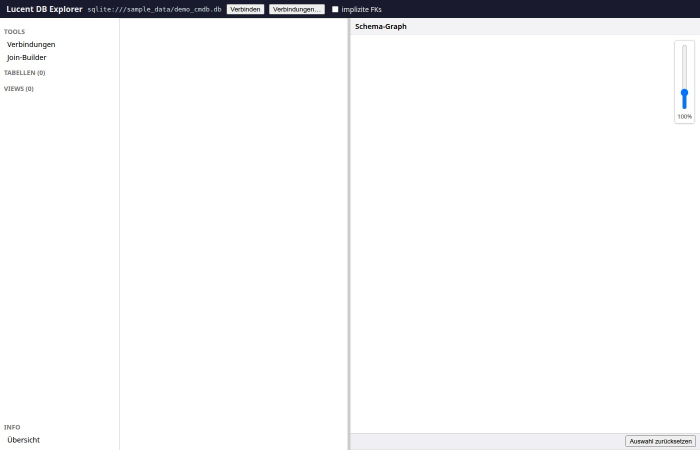
#> input picture mail/Screenshot_01_luDBxP.jpg, 1400 x 900 px (shown at 1/2 size); its folder holds only this picture in this run
$ python make_poster.py
#> lines starting #> are read from the running program, lines starting #| are printed output that depends on the picture
#!/usr/bin/env python3
"""KANONISCHE Vorlage — A0-Projektposter-Generator (Pillow, kein externer Dienst).

Quelle der Wahrheit für `<project>/tools/make_poster.py`. Siehe
`.pattern/project-poster.pattern` für den Gesamt-Workflow (ADB-Screenshots, Diagramme
via mmdc→PNG, Build). Beim Einsatz in ein Projekt kopieren und NUR den PROJEKT-KONFIG-Block
unten anpassen. Etabliert in lucent-app-snoocount + lucent-app-libreDrive.

Layout: Titel oben · Screenshot-Raster (auto-skaliert, Index-Badges) · Diagramme ·
unten zwei gerahmte Boxen mit gleicher Ober-/Unterkante: links Insights (KANON:
gefülltes Kachel-Raster — Commits/aktive Tage/Streak/Tests + je Commit-Art eine
Kachel, aus project-activity.json), rechts Schriftfeld.

Eingaben (alle in <ROOT>/mail/):
  - Screenshots:  Screenshot_*luDBxP.jpg  (per Playwright; siehe project-poster.pattern A)
  - Diagramm 1:   diagramm-ap-ueberblick.jpg     (AP-Überblick, via mmdc aus .mmd)
  - Diagramm 2:   diagramm-gantt-zeitleiste.jpg  (Gantt, via mmdc aus .mmd)
"""
import glob
import json
import math
import os
from PIL import Image, ImageDraw, ImageFont

# ╔══════════════════════════════════════════════════════════════════════════╗
# ║  PROJEKT-KONFIG — beim Einsatz in ein Projekt NUR diesen Block anpassen.   ║
# ╚══════════════════════════════════════════════════════════════════════════╝
ROOT          = "/home/meagle/Dokumente/_Projects/lucent-job-luDBxP"
DISPLAY_NAME  = "LucentTools DB Explorer"               # Titel + Schriftfeld-Kopf
SUBTITLE_BASE = "FK-Graph · Join-Pfad-Builder · read-only SQL · Python/Flask"  # vor „ vX.Y.Z · … · Stand …"
APP_VERSION   = "0.3.1"                            # bei jedem Bump anpassen
POSTER_DATE   = "2026-06-26"
AUTHOR        = "Tobias Philipp"
GITHUB        = "github.com/monoeagle"
SCREENSHOT_GLOB = "Screenshot_*luDBxP.jpg"         # Querformat-Browser-Screenshots
# Pfad zum Doku-Aktivitäts-JSON (für Insights-Block); relativ zu ROOT:
ACTIVITY_JSON = "luDBxP-docs/docs/_data/project-activity.json"
OUTPUT_BASENAME = "LucentDBExplorer-Projektposter-A0"
SUBTITLE = f"{SUBTITLE_BASE} v{APP_VERSION} · App-Screens & Arbeitspakete · Stand {POSTER_DATE}"
# ── Ende Konfig ──────────────────────────────────────────────────────────────

MAIL = os.path.join(ROOT, "mail")

# --- A0 hochkant @ 150 dpi ---
DPI = 150
W, H = 4967, 7022
MARGIN = 120
FRAME = 46
GAP = 44
COLS = 4  # Querformat-Browser-Screenshots: 4 Spalten (1400x900 Viewport)

# Browser-App (kein Android): keine System-Leisten zu croppen
CROP_TOP = 0
CROP_BOTTOM = 0

INK = (24, 26, 34)
GRAY = (110, 116, 130)
LINE = (60, 64, 78)
SWATCH = {"done": (31, 111, 60), "wip": (122, 92, 0), "plan": (44, 53, 80)}

FB = "/usr/share/fonts/truetype/dejavu/DejaVuSans-Bold.ttf"
FR = "/usr/share/fonts/truetype/dejavu/DejaVuSans.ttf"
FM = "/usr/share/fonts/truetype/dejavu/DejaVuSansMono.ttf"
def f(path, size): return ImageFont.truetype(path, size)

# Insights-Kennzahlen aus dem Doku-Aktivitäts-JSON (wie auf der Doku-Startseite).
PILL_BG = {
    "feat": (216, 240, 222), "fix": (244, 219, 219), "docs": (214, 240, 232),
    "refactor": (245, 232, 206), "chore": (228, 228, 232), "build": (228, 228, 232),
    "other": (228, 228, 232), "perf": (255, 231, 204),
}

def load_stats():
    """stats-Block aus dem Doku-Aktivitäts-JSON (oder None)."""
    p = os.path.join(ROOT, ACTIVITY_JSON)
    try:
        with open(p, encoding="utf-8") as fh:
            return json.load(fh).get("stats")
    except OSError:
        return None

canvas = Image.new("RGB", (W, H), "white")
#> canvas: PIL image 4967x7022 RGB; every value is 255
d = ImageDraw.Draw(canvas)

# Rahmen (technische Zeichnung)
d.rectangle([FRAME, FRAME, W - FRAME, H - FRAME], outline=LINE, width=4)
d.rectangle([FRAME + 10, FRAME + 10, W - FRAME - 10, H - FRAME - 10], outline=(180, 184, 196), width=2)

cx0, cx1 = MARGIN, W - MARGIN
content_w = cx1 - cx0

# --- Ueberschrift ---
title_font = f(FB, 132)
sub_font = f(FR, 54)
y = MARGIN + 6
d.text((cx0, y), f"{DISPLAY_NAME} — Projektposter", font=title_font, fill=INK)
y += 150
d.text((cx0, y), SUBTITLE, font=sub_font, fill=GRAY)
y += 78
d.line([cx0, y, cx1, y], fill=LINE, width=3)
heading_bottom = y + 8

def load_shot(path):
    """Screenshot laden + Android-System-Leisten oben/unten abschneiden."""
#> called with path = 'mail/Screenshot_01_luDBxP.jpg'
    im = Image.open(path)
#> im is the input picture: PIL image 1400x900 RGB; mean R, G, B 245.2, 245.3, 246.1
    w, h = im.size
    top = min(CROP_TOP, h)
    bot = max(top + 1, h - CROP_BOTTOM)
    return im.crop((0, top, w, bot))

def fit(img, bw, bh):
    iw, ih = img.size
    s = min(bw / iw, bh / ih)
    return img.resize((max(1, int(iw * s)), max(1, int(ih * s))), Image.LANCZOS)

def paste_framed(img, bx, by, bw, bh):
    im = fit(img, bw, bh)
    px = bx + (bw - im.width) // 2
    py = by + (bh - im.height) // 2
    canvas.paste(im, (px, py))
    d.rectangle([px - 2, py - 2, px + im.width + 1, py + im.height + 1], outline=(150, 154, 166), width=2)
    return px, py, im.width, im.height

# --- Bilder einsammeln ---
shots = sorted(glob.glob(os.path.join(MAIL, SCREENSHOT_GLOB)))
diagrams = [
    (os.path.join(MAIL, "diagramm-architektur.jpg"), "Systemüberblick · UI → Flask-API → Core-Layer"),
    (os.path.join(MAIL, "diagramm-ap-ueberblick.jpg"), "Arbeitspakete im Überblick · 3 Phasen (Fundament · UI/Daten · Features)"),
]
diagrams = [(p, c) for p, c in diagrams if os.path.exists(p)]

# --- Titelblock (Schriftfeld) unten rechts — Koordinaten vorab fuer Layout-Baender ---
tb_w, tb_h = 2180, 660
tb_x1, tb_y1 = cx1, H - MARGIN
tb_x0, tb_y0 = tb_x1 - tb_w, tb_y1 - tb_h

# --- Diagramme OBEN: Architektur (volle Breite) + AP-Band darunter ---
cap_h = 60
DIAG_GAP = 70
cap_font = f(FB, 46)
loaded = [(Image.open(p), cap) for p, cap in diagrams]
diag_top = heading_bottom + 54
diag_bottom = diag_top
if loaded:
    # Volle Inhaltsbreite; nur skalieren, falls die Bänder zu hoch würden, damit
    # das Screenshot-Raster darunter Platz behält (max. ~62% der Restfläche).
    diag_natural = sum(cap_h + int(content_w * im.size[1] / im.size[0]) for im, _ in loaded) + 60 * len(loaded)
    diag_band_max = int((tb_y0 - diag_top) * 0.62)
    scale = min(1.0, diag_band_max / diag_natural) if diag_natural > 0 else 1.0
    dw = int(content_w * scale)
    dx = cx0 + (content_w - dw) // 2
    dy = diag_top
    for im, cap in loaded:
        d.text((dx, dy), cap, font=cap_font, fill=INK)
        dyc = dy + cap_h
        dh = int(dw * im.size[1] / im.size[0])
        paste_framed(im, dx, dyc, dw, dh)
        dy = dyc + dh + 60
    diag_bottom = dy

# --- Screenshot-Raster DARUNTER (4-spaltig, füllt bis zum Titelblock) ---
grid_top = diag_bottom + DIAG_GAP
grid_band_h = tb_y0 - DIAG_GAP - grid_top
grid_bottom = grid_top
if shots:
    col_w = (content_w - (COLS - 1) * GAP) // COLS
    sample = load_shot(shots[0]); asp = sample.size[0] / sample.size[1]
    cell_h = col_w / asp
    n = len(shots)
    rows = math.ceil(n / COLS)
    natural_h = rows * cell_h + (rows - 1) * GAP
    gscale = min(1.0, grid_band_h / natural_h) if natural_h > 0 else 1.0
    col_w = int(col_w * gscale)
    cell_h = int(cell_h * gscale)
    idx_font = f(FB, max(22, int(40 * gscale)))
    for i, p in enumerate(shots):
        r, c = divmod(i, COLS)
        items_in_row = COLS if (r < rows - 1 or n % COLS == 0) else n % COLS
        row_w = items_in_row * col_w + (items_in_row - 1) * GAP
        row_x0 = cx0 + (content_w - row_w) // 2
        bx = row_x0 + c * (col_w + GAP)
        by = grid_top + r * (cell_h + GAP)
        px, py, iw, ih = paste_framed(load_shot(p), bx, by, col_w, cell_h)
#> in fit, `iw, ih = img.size`: iw = 1400; ih = 900
#> in fit, `s = min(bw / iw, bh / ih)`: s = 0.82
#> in fit, `return img.resize((max(1, int(iw * s)), max(1, int(ih * s))), Image.LA..`:
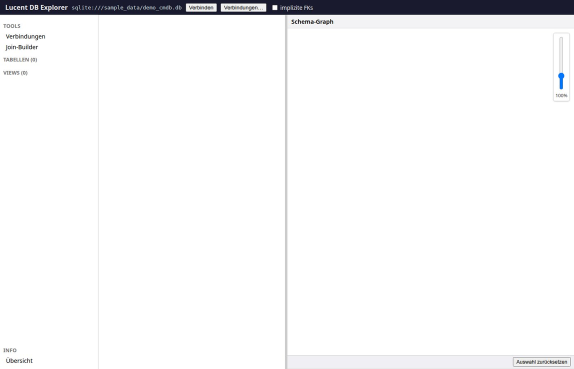
#> returned value: PIL image 1148x738 RGB (shown at 1/2 size); mean R, G, B 245.2, 245.3, 246.1
#> in paste_framed, `canvas.paste(im, (px, py))`:
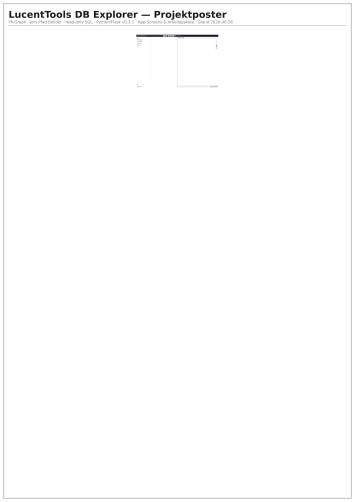
#> canvas: PIL image 4967x7022 RGB (shown at 1/14 size); mean R, G, B 253.1, 253.1, 253.3
        # Index-Badge (Startscreen = 01)
        badge = f"{i + 1:02d}"
        bb = idx_font.getbbox(badge)
        tw, th = bb[2] - bb[0], bb[3] - bb[1]
        d.rectangle([px, py, px + tw + 18, py + th + 16], fill=(24, 26, 34))
        d.text((px + 9, py + 4), badge, font=idx_font, fill="white")
    grid_bottom = grid_top + rows * cell_h + (rows - 1) * GAP

# (Diagramme werden jetzt OBEN gezeichnet — siehe Block vor dem Screenshot-Raster)

# --- Insights (KACHEL-RASTER: jede Kennzahl eine eigene Kachel) unten links ---
# KANON: Insights IMMER als gefülltes Kachel-Raster — Headline-Kennzahlen
# (Commits / aktive Tage / längster Streak / Tests) + je Commit-Art eine Kachel.
ins_x0 = cx0
ins_x1 = tb_x0 - 60          # 60 px Luft zum Schriftfeld
PAD = 32
d.rectangle([ins_x0, tb_y0, ins_x1, tb_y1], fill="white", outline=INK, width=4)

bx0 = ins_x0 + PAD
bx1 = ins_x1 - PAD
bw = bx1 - bx0
by = tb_y0 + PAD
stats = load_stats()

# Akzentfarbe (linke Kante) je Commit-Art
KIND_ACCENT = {
    "feat": (46, 160, 86), "fix": (214, 90, 90), "docs": (70, 150, 180),
    "refactor": (210, 160, 40), "chore": (130, 130, 150), "build": (120, 120, 140),
    "other": (150, 150, 162), "perf": (220, 140, 60), "test": (120, 100, 180),
}
if stats:
    d.text((bx0, by), "Insights", font=f(FB, 50), fill=INK)
    by += 78
    tiles = [
        (str(stats.get("totalCommits", "–")), "COMMITS", SWATCH["done"]),
        (str(stats.get("activeDays", "–")), "AKTIVE TAGE", SWATCH["done"]),
        (str(stats.get("longestStreak", "–")), "LÄNGSTER STREAK", SWATCH["done"]),
        (str(stats.get("testCount", "–")), "TESTS", SWATCH["done"]),
    ]
    # Jede Commit-Art bekommt eine eigene Kachel (statt kleiner Pills)
    for k in stats.get("topKinds", []):
        tiles.append((str(k["count"]), k["kind"].upper(),
                      KIND_ACCENT.get(k["kind"], (140, 140, 152))))
    cols = 4
    rows = math.ceil(len(tiles) / cols)
    tg = 18
    tile_w = (bw - (cols - 1) * tg) // cols
    tile_h = (tb_y1 - PAD - by - (rows - 1) * tg) // rows
    numf, labf = f(FB, 70), f(FR, 26)
    for i, (num, lab, acc) in enumerate(tiles):
        r, c = divmod(i, cols)
        x = bx0 + c * (tile_w + tg)
        yy = by + r * (tile_h + tg)
        d.rectangle([x, yy, x + tile_w, yy + tile_h], fill=(240, 243, 247), outline=(150, 154, 166), width=2)
        d.rectangle([x, yy, x + 9, yy + tile_h], fill=acc)        # Akzent-Kante links
        d.text((x + 26, yy + 18), num, font=numf, fill=INK)
        d.text((x + 28, yy + tile_h - 42), lab, font=labf, fill=GRAY)

# Titelblock zeichnen
d.rectangle([tb_x0, tb_y0, tb_x1, tb_y1], fill="white", outline=INK, width=4)
hdr_h = 118
d.rectangle([tb_x0, tb_y0, tb_x1, tb_y0 + hdr_h], fill=(24, 26, 34))
d.text((tb_x0 + 28, tb_y0 + 24), DISPLAY_NAME, font=f(FB, 64), fill="white")
d.text((tb_x1 - 360, tb_y0 + 40), "Projektposter", font=f(FR, 40), fill=(200, 204, 216))
rows_tb = [
    ("Ersteller", AUTHOR),
    ("GitHub", GITHUB),
    ("Datum", POSTER_DATE),
    ("Version", APP_VERSION),
    ("Format", "A0 · 841 × 1189 mm"),
    ("Inhalt", f"{len(shots)} Screens + {len(diagrams)} Diagramme"),
]
row_h = (tb_h - hdr_h) // len(rows_tb)
lab_w = 560
lf2 = f(FR, 38)
vf2 = f(FM, 42)
ry = tb_y0 + hdr_h
for lab, val in rows_tb:
    d.line([tb_x0, ry, tb_x1, ry], fill=(170, 174, 186), width=2)
    d.line([tb_x0 + lab_w, ry, tb_x0 + lab_w, ry + row_h], fill=(170, 174, 186), width=2)
    d.text((tb_x0 + 24, ry + row_h // 2 - 24), lab, font=lf2, fill=GRAY)
    d.text((tb_x0 + lab_w + 28, ry + row_h // 2 - 26), val, font=vf2, fill=INK)
    ry += row_h
#> after the loop, ry = 6900

out = os.path.join(MAIL, f"{OUTPUT_BASENAME}.jpg")
canvas.save(out, "JPEG", quality=88, dpi=(DPI, DPI))
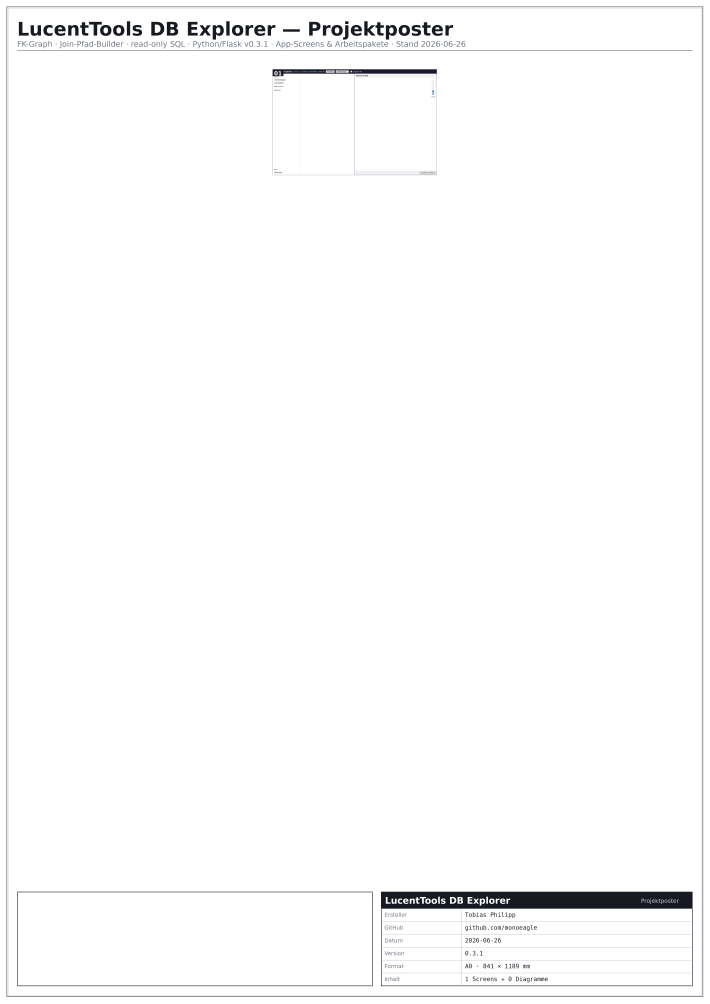
#> saved as LucentDBExplorer-Projektposter-A0.jpg: PIL image 4967x7022 RGB (shown at 1/7 size); mean R, G, B 251, 251.1, 251.3
out_pdf = os.path.join(MAIL, f"{OUTPUT_BASENAME}.pdf")
canvas.save(out_pdf, "PDF", resolution=DPI)
print("OK", out, f"{W}x{H}", f"{os.path.getsize(out)//1024} KB")
print("OK", out_pdf, f"{os.path.getsize(out_pdf)//1024} KB")
